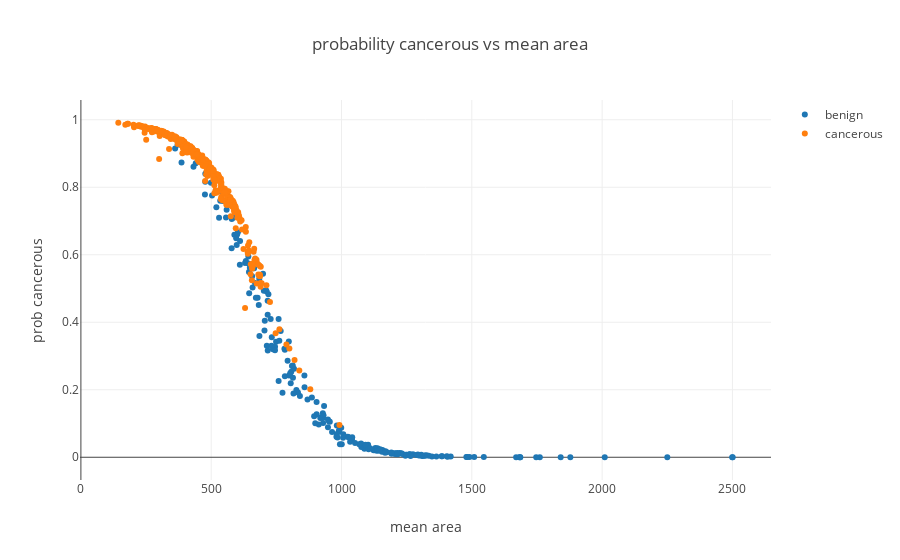

Notebook cell for this chart:
### Markdown cell above
So we can see our classifier is assigning a higher likelihood of the cancerous cells in fact being cancerous.

### Code cell
benign_sigmoid_trace = trace_values(df_benign['mean area'], df_benign['prediction_probs'], name = 'benign')
cancerous_sigmoid_trace = trace_values(df_cancerous['mean area'], df_cancerous['prediction_probs'], name = 'cancerous')
plot([benign_sigmoid_trace, cancerous_sigmoid_trace], layout = {'xaxis': {'title': 'mean area'}, 'yaxis': {'title': 'prob cancerous'}, 'title': 'probability cancerous vs mean area'})

### Figure 1 — Plotly figure (JSON) as saved in the notebook; plotly's stock layout.template omitted (floating-point values rounded to 4 significant figures; data arrays with more than 128 entries replaced by an {"elided": "..."} marker saying what was removed)
{"data": [{"mode": "markers", "name": "benign", "text": [], "type": "scatter", "uid": "c2acc5fd-34df-48cc-bbde-db050aa13324", "x": {"elided": "212 float values"}, "y": {"elided": "212 float values"}}, {"mode": "markers", "name": "cancerous", "text": [], "type": "scatter", "uid": "e1d35be1-c73a-4966-bcae-0ce903ae4146", "x": {"elided": "357 float values"}, "y": {"elided": "357 float values"}}], "layout": {"autosize": true, "title": {"text": "probability cancerous vs mean area"}, "xaxis": {"autorange": true, "range": [1.989, 2643.0], "title": {"text": "mean area"}, "type": "linear"}, "yaxis": {"autorange": true, "range": [-0.0726, 1.064], "title": {"text": "prob cancerous"}, "type": "linear"}}}
